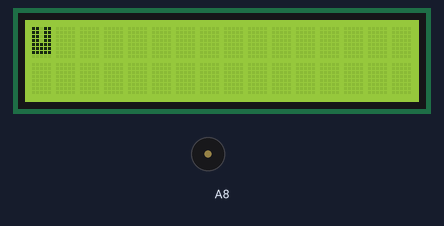
The sketch below on a simulated Arduino Mega 2560, built with avr-gcc and run on an emulated ATmega2560. Parts: 16×2 character LCD, buzzer (waves = sounding).

Above: at 0.1 s.

Measured:
- by itself, everything shown: repeats every 4.0 s, in 4 steps

The sketch:

clockDirection_LCD.ino
```cpp
//includes the LCD library
#include <LiquidCrystal.h>
#include <TimerOne.h>
#include "pitches.h"
/* LCD RS - pin 7
* LCD Enable - pinl 6
* LCD D4 - pin 5
* LCD D5 - pin 4
* LCD D6 - pin 3
* LCD D7 - pin 2
The 7-th pin of the LCD is connected to the display brightness
control potentiometer! */
// Init the LCD with the stated pin numbers
LiquidCrystal lcd(7, 6, 5, 4, 3, 2);
byte up[8] = {
B11011,
B11011,
B11011,
B11011,
B11111,
B11111,
B11111,
};

byte right[8] = {
B11111,
B11111,
B11111,
B11000,
B11111,
B11111,
B11111,
};
byte down[8] = {
B11111,
B11111,
B11111,
B11011,
B11011,
B11011,
B11011,
};

byte left[8] = {
B11111,
B11111,
B11111,
B00011,
B11111,
B11111,
B11111,
};


unsigned long time;


void setup()
{
  // Sets the no. of rows and columns of the LCD
  lcd.begin(16, 2);
  lcd.createChar(0, up);
  lcd.createChar(1, right);
  lcd.createChar(2, down);
  lcd.createChar(3, left);

  Timer1.initialize(1000000); // init the timing interval
  //for event triggering (1s = 10-6s)
  Timer1.attachInterrupt(playMusic); // The function is
  //called at the preset time interval
}


void playMusic(void){
  tone(A8, NOTE_F7 , 1000);
  noTone(A8);
}


void loop(){
  // Read the number of elapsed seconds from the program
  // start
  time = millis() / 1000;
  // Set the cursor on col 0, row 0 (first row)
  lcd.setCursor(0, 0);
  // Write a string of characters
  lcd.write(byte(0));
  // Move the cursor in the middle of the second row (row 1)
  delay(1000);
  lcd.setCursor(0, 0);
  lcd.write(byte(1));
  delay(1000);
  lcd.setCursor(0, 0);
  lcd.write(byte(2));
  delay(1000);
  lcd.setCursor(0, 0);
  lcd.write(byte(3));
  delay(1000);
  // lcd.setCursor(0,0);
  // lcd.print("Inturrapts");

  // lcd.setCursor(0,1);
  // lcd.print("not ready YET");


}
```

pitches.h
```cpp
#define NOTE_B0 31
#define NOTE_C1 33
#define NOTE_CS1 35
#define NOTE_D1 37
#define NOTE_DS1 39
#define NOTE_E1 41
#define NOTE_F1 44
#define NOTE_FS1 46
#define NOTE_G1 49
#define NOTE_GS1 52
#define NOTE_A1 55
#define NOTE_AS1 58
#define NOTE_B1 62
#define NOTE_C2 65
#define NOTE_CS2 69
#define NOTE_D2 73
#define NOTE_DS2 78
#define NOTE_E2 82
#define NOTE_F2 87
#define NOTE_FS2 93
#define NOTE_G2 98
#define NOTE_GS2 104
#define NOTE_A2 110
#define NOTE_AS2 117
#define NOTE_B2 123
#define NOTE_C3 131
#define NOTE_CS3 139
#define NOTE_D3 147
#define NOTE_DS3 156
#define NOTE_E3 165
#define NOTE_F3 175
#define NOTE_FS3 185
#define NOTE_G3 196
#define NOTE_GS3 208
#define NOTE_A3 220
#define NOTE_AS3 233
#define NOTE_B3 247
#define NOTE_C4 262
#define NOTE_CS4 277
#define NOTE_D4 294
#define NOTE_DS4 311
#define NOTE_E4 330
#define NOTE_F4 349
#define NOTE_FS4 370
#define NOTE_G4 392
#define NOTE_GS4 415
#define NOTE_A4 440
#define NOTE_AS4 466
#define NOTE_B4 494
#define NOTE_C5 523
#define NOTE_CS5 554
#define NOTE_D5 587
#define NOTE_DS5 622
#define NOTE_E5 659
#define NOTE_F5 698
#define NOTE_FS5 740
#define NOTE_G5 784
#define NOTE_GS5 831
#define NOTE_A5 880
#define NOTE_AS5 932
#define NOTE_B5 988
#define NOTE_C6 1047
#define NOTE_CS6 1109
#define NOTE_D6 1175
#define NOTE_DS6 1245
#define NOTE_E6 1319
#define NOTE_F6 1397
#define NOTE_FS6 1480
#define NOTE_G6 1568
#define NOTE_GS6 1661
#define NOTE_A6 1760
#define NOTE_AS6 1865
#define NOTE_B6 1976
#define NOTE_C7 2093
#define NOTE_CS7 2217
#define NOTE_D7 2349
#define NOTE_DS7 2489
#define NOTE_E7 2637
#define NOTE_F7 2794
#define NOTE_FS7 2960
#define NOTE_G7 3136
#define NOTE_GS7 3322
#define NOTE_A7 3520
#define NOTE_AS7 3729
#define NOTE_B7 3951
#define NOTE_C8 4186
#define NOTE_CS8 4435
#define NOTE_D8 4699
#define NOTE_DS8 4978
```
